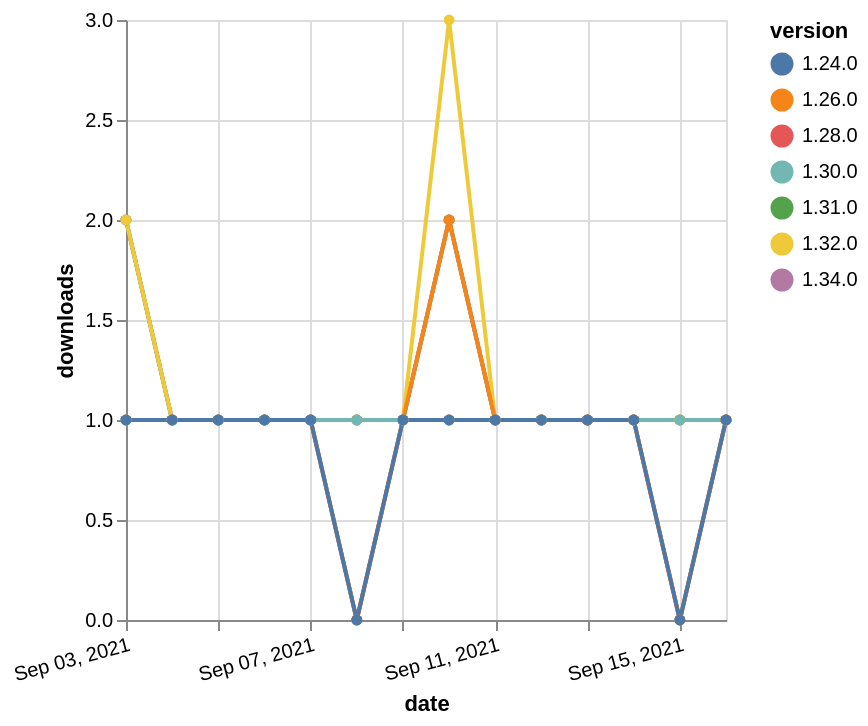

Write the Vega-Lite specification saved for this chart.
### Vega-Lite specification from a JSON file in a GitHub repository (floating-point values rounded to 4 significant figures)
{"$schema": "https://vega.github.io/schema/vega-lite/v5.json", "description": "A simple bar chart with embedded data.", "data": {"values": [{"date": "2021-09-03", "total": 144, "delta": 2, "version": "1.31.0"}, {"date": "2021-09-04", "total": 145, "delta": 1, "version": "1.31.0"}, {"date": "2021-09-05", "total": 146, "delta": 1, "version": "1.31.0"}, {"date": "2021-09-06", "total": 147, "delta": 1, "version": "1.31.0"}, {"date": "2021-09-07", "total": 148, "delta": 1, "version": "1.31.0"}, {"date": "2021-09-08", "total": 149, "delta": 1, "version": "1.31.0"}, {"date": "2021-09-09", "total": 150, "delta": 1, "version": "1.31.0"}, {"date": "2021-09-10", "total": 152, "delta": 2, "version": "1.31.0"}, {"date": "2021-09-11", "total": 153, "delta": 1, "version": "1.31.0"}, {"date": "2021-09-12", "total": 154, "delta": 1, "version": "1.31.0"}, {"date": "2021-09-13", "total": 155, "delta": 1, "version": "1.31.0"}, {"date": "2021-09-14", "total": 156, "delta": 1, "version": "1.31.0"}, {"date": "2021-09-15", "total": 157, "delta": 1, "version": "1.31.0"}, {"date": "2021-09-16", "total": 158, "delta": 1, "version": "1.31.0"}, {"date": "2021-09-03", "total": 114, "delta": 2, "version": "1.34.0"}, {"date": "2021-09-04", "total": 115, "delta": 1, "version": "1.34.0"}, {"date": "2021-09-05", "total": 116, "delta": 1, "version": "1.34.0"}, {"date": "2021-09-06", "total": 117, "delta": 1, "version": "1.34.0"}, {"date": "2021-09-07", "total": 118, "delta": 1, "version": "1.34.0"}, {"date": "2021-09-08", "total": 119, "delta": 1, "version": "1.34.0"}, {"date": "2021-09-09", "total": 120, "delta": 1, "version": "1.34.0"}, {"date": "2021-09-10", "total": 122, "delta": 2, "version": "1.34.0"}, {"date": "2021-09-11", "total": 123, "delta": 1, "version": "1.34.0"}, {"date": "2021-09-12", "total": 124, "delta": 1, "version": "1.34.0"}, {"date": "2021-09-13", "total": 125, "delta": 1, "version": "1.34.0"}, {"date": "2021-09-14", "total": 126, "delta": 1, "version": "1.34.0"}, {"date": "2021-09-15", "total": 127, "delta": 1, "version": "1.34.0"}, {"date": "2021-09-16", "total": 128, "delta": 1, "version": "1.34.0"}, {"date": "2021-09-03", "total": 167, "delta": 2, "version": "1.32.0"}, {"date": "2021-09-04", "total": 168, "delta": 1, "version": "1.32.0"}, {"date": "2021-09-05", "total": 169, "delta": 1, "version": "1.32.0"}, {"date": "2021-09-06", "total": 170, "delta": 1, "version": "1.32.0"}, {"date": "2021-09-07", "total": 171, "delta": 1, "version": "1.32.0"}, {"date": "2021-09-08", "total": 172, "delta": 1, "version": "1.32.0"}, {"date": "2021-09-09", "total": 173, "delta": 1, "version": "1.32.0"}, {"date": "2021-09-10", "total": 176, "delta": 3, "version": "1.32.0"}, {"date": "2021-09-11", "total": 177, "delta": 1, "version": "1.32.0"}, {"date": "2021-09-12", "total": 178, "delta": 1, "version": "1.32.0"}, {"date": "2021-09-13", "total": 179, "delta": 1, "version": "1.32.0"}, {"date": "2021-09-14", "total": 180, "delta": 1, "version": "1.32.0"}, {"date": "2021-09-15", "total": 181, "delta": 1, "version": "1.32.0"}, {"date": "2021-09-16", "total": 182, "delta": 1, "version": "1.32.0"}, {"date": "2021-09-03", "total": 170, "delta": 1, "version": "1.28.0"}, {"date": "2021-09-04", "total": 171, "delta": 1, "version": "1.28.0"}, {"date": "2021-09-05", "total": 172, "delta": 1, "version": "1.28.0"}, {"date": "2021-09-06", "total": 173, "delta": 1, "version": "1.28.0"}, {"date": "2021-09-07", "total": 174, "delta": 1, "version": "1.28.0"}, {"date": "2021-09-08", "total": 174, "delta": 0, "version": "1.28.0"}, {"date": "2021-09-09", "total": 175, "delta": 1, "version": "1.28.0"}, {"date": "2021-09-10", "total": 176, "delta": 1, "version": "1.28.0"}, {"date": "2021-09-11", "total": 177, "delta": 1, "version": "1.28.0"}, {"date": "2021-09-12", "total": 178, "delta": 1, "version": "1.28.0"}, {"date": "2021-09-13", "total": 179, "delta": 1, "version": "1.28.0"}, {"date": "2021-09-14", "total": 180, "delta": 1, "version": "1.28.0"}, {"date": "2021-09-15", "total": 180, "delta": 0, "version": "1.28.0"}, {"date": "2021-09-16", "total": 181, "delta": 1, "version": "1.28.0"}, {"date": "2021-09-03", "total": 276, "delta": 1, "version": "1.26.0"}, {"date": "2021-09-04", "total": 277, "delta": 1, "version": "1.26.0"}, {"date": "2021-09-05", "total": 278, "delta": 1, "version": "1.26.0"}, {"date": "2021-09-06", "total": 279, "delta": 1, "version": "1.26.0"}, {"date": "2021-09-07", "total": 280, "delta": 1, "version": "1.26.0"}, {"date": "2021-09-08", "total": 280, "delta": 0, "version": "1.26.0"}, {"date": "2021-09-09", "total": 281, "delta": 1, "version": "1.26.0"}, {"date": "2021-09-10", "total": 283, "delta": 2, "version": "1.26.0"}, {"date": "2021-09-11", "total": 284, "delta": 1, "version": "1.26.0"}, {"date": "2021-09-12", "total": 285, "delta": 1, "version": "1.26.0"}, {"date": "2021-09-13", "total": 286, "delta": 1, "version": "1.26.0"}, {"date": "2021-09-14", "total": 287, "delta": 1, "version": "1.26.0"}, {"date": "2021-09-15", "total": 287, "delta": 0, "version": "1.26.0"}, {"date": "2021-09-16", "total": 288, "delta": 1, "version": "1.26.0"}, {"date": "2021-09-03", "total": 150, "delta": 1, "version": "1.30.0"}, {"date": "2021-09-04", "total": 151, "delta": 1, "version": "1.30.0"}, {"date": "2021-09-05", "total": 152, "delta": 1, "version": "1.30.0"}, {"date": "2021-09-06", "total": 153, "delta": 1, "version": "1.30.0"}, {"date": "2021-09-07", "total": 154, "delta": 1, "version": "1.30.0"}, {"date": "2021-09-08", "total": 155, "delta": 1, "version": "1.30.0"}, {"date": "2021-09-09", "total": 156, "delta": 1, "version": "1.30.0"}, {"date": "2021-09-10", "total": 157, "delta": 1, "version": "1.30.0"}, {"date": "2021-09-11", "total": 158, "delta": 1, "version": "1.30.0"}, {"date": "2021-09-12", "total": 159, "delta": 1, "version": "1.30.0"}, {"date": "2021-09-13", "total": 160, "delta": 1, "version": "1.30.0"}, {"date": "2021-09-14", "total": 161, "delta": 1, "version": "1.30.0"}, {"date": "2021-09-15", "total": 162, "delta": 1, "version": "1.30.0"}, {"date": "2021-09-16", "total": 163, "delta": 1, "version": "1.30.0"}, {"date": "2021-09-03", "total": 219, "delta": 1, "version": "1.24.0"}, {"date": "2021-09-04", "total": 220, "delta": 1, "version": "1.24.0"}, {"date": "2021-09-05", "total": 221, "delta": 1, "version": "1.24.0"}, {"date": "2021-09-06", "total": 222, "delta": 1, "version": "1.24.0"}, {"date": "2021-09-07", "total": 223, "delta": 1, "version": "1.24.0"}, {"date": "2021-09-08", "total": 223, "delta": 0, "version": "1.24.0"}, {"date": "2021-09-09", "total": 224, "delta": 1, "version": "1.24.0"}, {"date": "2021-09-10", "total": 225, "delta": 1, "version": "1.24.0"}, {"date": "2021-09-11", "total": 226, "delta": 1, "version": "1.24.0"}, {"date": "2021-09-12", "total": 227, "delta": 1, "version": "1.24.0"}, {"date": "2021-09-13", "total": 228, "delta": 1, "version": "1.24.0"}, {"date": "2021-09-14", "total": 229, "delta": 1, "version": "1.24.0"}, {"date": "2021-09-15", "total": 229, "delta": 0, "version": "1.24.0"}, {"date": "2021-09-16", "total": 230, "delta": 1, "version": "1.24.0"}]}, "width": "container", "mark": {"type": "line", "point": {"filled": true}}, "encoding": {"x": {"field": "date", "type": "temporal", "timeUnit": "yearmonthdate", "title": "date", "axis": {"labelAngle": -15}}, "y": {"field": "delta", "type": "quantitative", "title": "downloads"}, "color": {"field": "version", "type": "nominal"}, "tooltip": {"field": "delta"}}}
